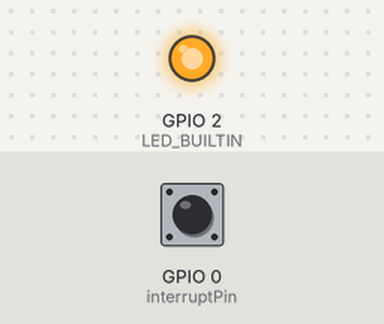
A sketch run on a simulated ESP32. Shown: output pins drawn as LEDs (lit = HIGH). The inputs (shaded band) are chosen by the test bench; at power-on: GPIO 0 (interruptPin) HIGH. At 10.0 s the program puts the board to deep sleep or switches it off; the recording ends there.

Above: at 0.1 s.
At 9.1 s:
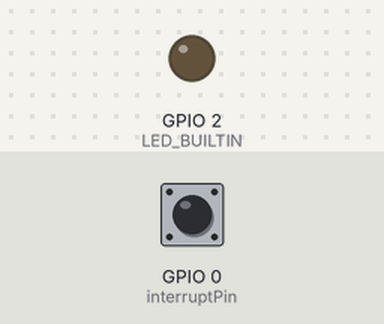
Timing chart, 0 to 10.0 s (numbered marks = the images above):
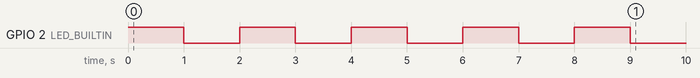

The sketch:

Deep_sleep_mode.ino
```cpp
const int interruptPin = 0; //GPIO 0 (Flash Button)
const int LED=4; //On board blue LED

void setup() {
  Serial.begin(9600);
  pinMode(LED_BUILTIN,OUTPUT);
  for (int i=0; i<5;i++)
  {
  digitalWrite(LED_BUILTIN, HIGH);
  delay(1000);
  digitalWrite(LED_BUILTIN, LOW);
  delay(1000);

  }
  pinMode(interruptPin, INPUT_PULLUP);
  attachInterrupt(digitalPinToInterrupt(interruptPin), handleInterrupt, CHANGE);
}

void loop()
{

     ESP.deepSleep(500000000000e6);
}

//This program get executed when interrupt is occures i.e.change of input state
void handleInterrupt() {
    Serial.println("Interrupt Detected");
}
```
